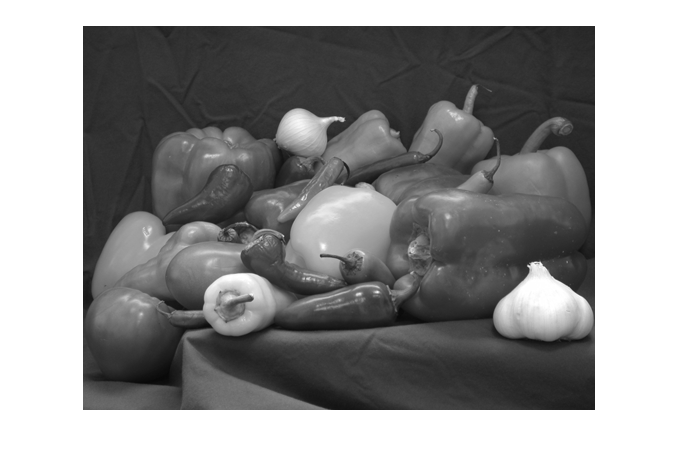
#> input picture gray.tiff, 678 x 467 px
$ python 'Filter Rerata.py'
#> lines starting #> are read from the running program, lines starting #| are printed output that depends on the picture
import matplotlib.pyplot as plt  # Mengimpor modul matplotlib.pyplot dan memberi alias plt.

#%matplotlib inline

from skimage import data  # Mengimpor modul data dari paket skimage.
from skimage.io import imread  # Mengimpor fungsi imread dari modul io dalam paket skimage.
from skimage.color import rgb2gray  # Mengimpor fungsi rgb2gray dari modul color dalam paket skimage.
import numpy as np  # Mengimpor paket numpy dan memberi alias np.
import imagecodecs  # Mengimpor paket imagecodecs.

citra1 = imread(fname="gray.tiff")  # Membaca citra "gray.tiff" menggunakan fungsi imread() dan menyimpannya dalam variabel citra1.
#> citra1 is the input picture: shape (467, 678); min 8, max 255, mean 147.4
citra2 = imread(fname="images (2).tiff")  # Membaca citra "images (2).tiff" menggunakan fungsi imread() dan menyimpannya dalam variabel citra2.
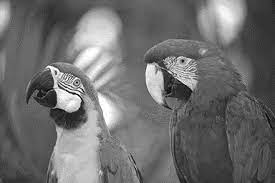
#> input picture images (2).tiff, 275 x 183 px
#> citra2 is the input picture: shape (183, 275); min 0, max 255, mean 109.7

print('Shape citra 1 : ', citra1.shape)  # Mencetak dimensi citra1.
#| Shape citra 1 :  (467, 678)
print('Shape citra 2 : ', citra2.shape)  # Mencetak dimensi citra2.
#| Shape citra 2 :  (183, 275)

fig, axes = plt.subplots(1, 2, figsize=(10, 10))  # Membuat gambar dengan 1 baris dan 2 subplot dengan ukuran (10, 10).
ax = axes.ravel()  # Meratakan array subplot.

ax[0].imshow(citra1, cmap='gray')  # Menampilkan citra1 pada subplot pertama dengan peta warna keabuan.
ax[0].set_title("Citra 1")  # Menetapkan judul untuk subplot pertama.

ax[1].imshow(citra2, cmap='gray')  # Menampilkan citra2 pada subplot kedua dengan peta warna keabuan.
ax[1].set_title("Citra 2")  # Menetapkan judul untuk subplot kedua.

copyCitra1 = citra1.copy().astype(float)  # Membuat salinan citra1 dengan tipe data float.
copyCitra2 = citra2.copy().astype(float)  # Membuat salinan citra2 dengan tipe data float.

m1, n1 = copyCitra1.shape  # Mengambil dimensi citra1 dan memberikan nilai kepada variabel m1 dan n1.
#> m1 = 467; n1 = 678
print(copyCitra1.shape)  # Mencetak dimensi copyCitra1.
#| (467, 678)
output1 = np.empty([m1, n1])  # Membuat array kosong dengan dimensi yang sama dengan citra1.

m2, n2 = copyCitra2.shape  # Mengambil dimensi citra2 dan memberikan nilai kepada variabel m2 dan n2.
#> m2 = 183; n2 = 275
output2 = np.empty([m2, n2])  # Membuat array kosong dengan dimensi yang sama dengan citra2.
print('Shape copy citra 1 : ', copyCitra1.shape)  # Mencetak dimensi copyCitra1.
#| Shape copy citra 1 :  (467, 678)
print('Shape output citra 1 : ', output1.shape)  # Mencetak dimensi output1.
#| Shape output citra 1 :  (467, 678)
print('m1 : ', m1)  # Mencetak nilai m1.
#| m1 :  467
print('n1 : ', n1)  # Mencetak nilai n1.
#| n1 :  678
print()

print('Shape copy citra 2 : ', copyCitra2.shape)  # Mencetak dimensi copyCitra2.
#| Shape copy citra 2 :  (183, 275)
print('Shape output citra 3 : ', output2.shape)  # Mencetak dimensi output2.
#| Shape output citra 3 :  (183, 275)
print('m2 : ', m2)  # Mencetak nilai m2.
#| m2 :  183
print('n2 : ', n2)  # Mencetak nilai n2.
#| n2 :  275
print()

# Melakukan iterasi melalui setiap piksel pada copyCitra1.
for baris in range(0, m1-1):
    for kolom in range(0, n1-1):
        a1 = baris
        b1 = kolom
        jumlah = copyCitra1[a1-1, b1-1] + copyCitra1[a1-1, b1] + copyCitra1[a1-1, b1-1] + \
                 copyCitra1[a1, b1-1] + copyCitra1[a1, b1] + copyCitra1[a1, b1+1] + \
                 copyCitra1[a1+1, b1-1] + copyCitra1[a1+1, b1] + copyCitra1[a1+1, b1+1]
        output1[a1, b1] = (1/9 * jumlah)  # Menyimpan hasil rata-rata dalam output1.

# Melakukan iterasi melalui setiap piksel pada copyCitra2.
for baris1 in range(0, m2-1):
    for kolom1 in range(0, n2-1):
        a1 = baris1
        b1 = kolom1
        jumlah = copyCitra2[a1-1, b1-1] + copyCitra2[a1-1, b1] + copyCitra2[a1-1, b1-1] + \
                 copyCitra2[a1, b1-1] + copyCitra2[a1, b1] + copyCitra2[a1, b1+1] + \
                 copyCitra2[a1+1, b1-1] + copyCitra2[a1+1, b1] + copyCitra2[a1+1, b1+1]
        output2[a1, b1] = (1/9 * jumlah)  # Menyimpan hasil rata-rata dalam output2.
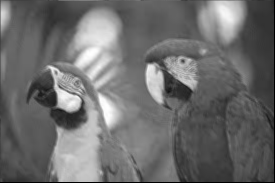
#> output2: shape (183, 275) float64; min 0, max 255, mean 109

fig, axes = plt.subplots(2, 2, figsize=(10, 10))  # Membuat gambar dengan 2 baris dan 2 subplot dengan ukuran (10, 10).
ax = axes.ravel()  # Meratakan array subplot.

ax[0].imshow(citra1, cmap='gray')  # Menampilkan citra1 pada subplot pertama dengan peta warna keabuan.
ax[0].set_title("Input Citra 1")  # Menetapkan judul untuk subplot pertama.

ax[1].imshow(citra2, cmap='gray')  # Menampilkan citra2 pada subplot kedua dengan peta warna keabuan.
ax[1].set_title("Input Citra 1")  # Menetapkan judul untuk subplot kedua.

ax[2].imshow(output1, cmap='gray')  # Menampilkan output1 pada subplot ketiga dengan peta warna keabuan.
ax[2].set_title("Output Citra 1")  # Menetapkan judul untuk subplot ketiga.

ax[3].imshow(output2, cmap='gray')  # Menampilkan output2 pada subplot keempat dengan peta warna keabuan.
ax[3].set_title("Output Citra 2")  # Menetapkan judul untuk subplot keempat.
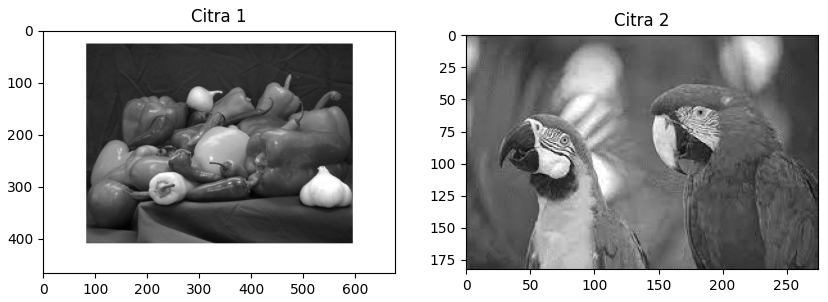
#> figure drawn by matplotlib, 2 panels
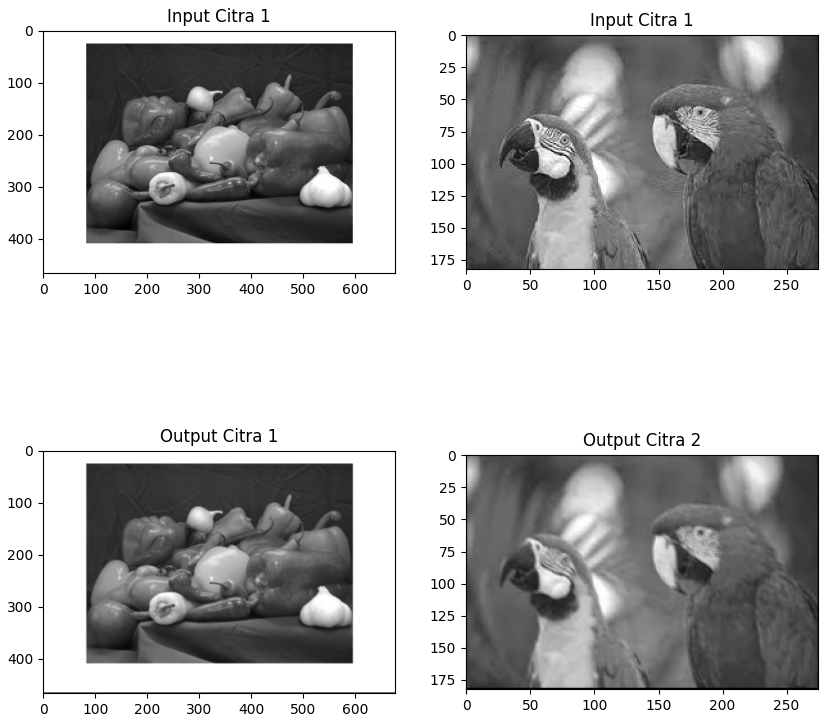
#> figure drawn by matplotlib, 4 panels
